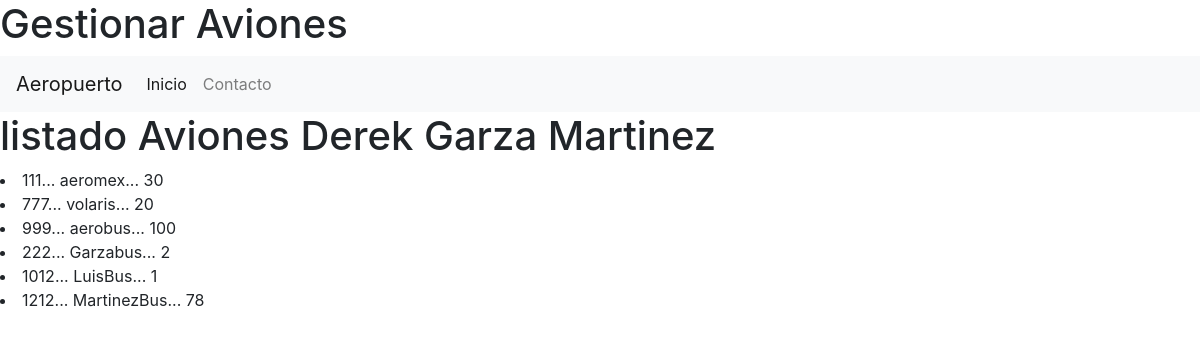
The page / on the database its author committed.
### aviones_app/models.py (models this page shows, shortened)
class Aviones(models.Model):
    codigo=models.CharField(primary_key=True,max_length=6)
    nombre=models.CharField(max_length=50)
    npasajeros=models.IntegerField()

### aviones_app/views.py (the view)
# urls.py: path("",views.listadoAviones,name="listadoAviones"),
def listadoAviones(request):
    losaviones=Aviones.objects.all()
    return render (request,"gestionarAviones.html",{"misaviones":losaviones})

### aviones_app/templates/gestionarAviones.html (shortened to what this page needs)
{% extends "base.html" %}
{% block cuerpo %}
        <h1> Gestionar Aviones</h1>
{% endblock %}

### aviones_app/templates/base.html (shortened to what this page needs)
<!DOCTYPE html>
<html>
<head>
<link rel="stylesheet" href="https://cdn.jsdelivr.net/npm/bootstrap@4.3.1/dist/css/bootstrap.min.css">
</head>
    <body>
        {% block cuerpo %}
        {% endblock %}
    <nav class="navbar navbar-expand-lg navbar-light bg-light">
        <a class="navbar-brand" href="#">Aeropuerto</a>
        <div class="collapse navbar-collapse" id="navbarNav">
                <ul class="navbar-nav">
                <li class="nav-item active">
                    <a class="nav-link" href="#">Inicio <span class="sr-only">(current)</span></a>
                </li>
                <li class="nav-item">
                    <a class="nav-link" href="#">Contacto</a>
                </li>
            </ul>
        </div>
        </nav>
        <h1> listado Aviones Derek Garza Martinez</h1>
        {% for a in misaviones  %}
        <li>{{a.codigo}}... {{a.nombre}}... {{a.npasajeros}}</li>
        {% endfor %}
    </body>
</html>

### rows shown on the page
Aviones: codigo "111", nombre "aeromex", npasajeros "30"
Aviones: codigo "777", nombre "volaris", npasajeros "20"
Aviones: codigo "999", nombre "aerobus", npasajeros "100"
Aviones: codigo "222", nombre "Garzabus", npasajeros "2"
Aviones: codigo "1012", nombre "LuisBus", npasajeros "1"
Aviones: codigo "1212", nombre "MartinezBus", npasajeros "78"
